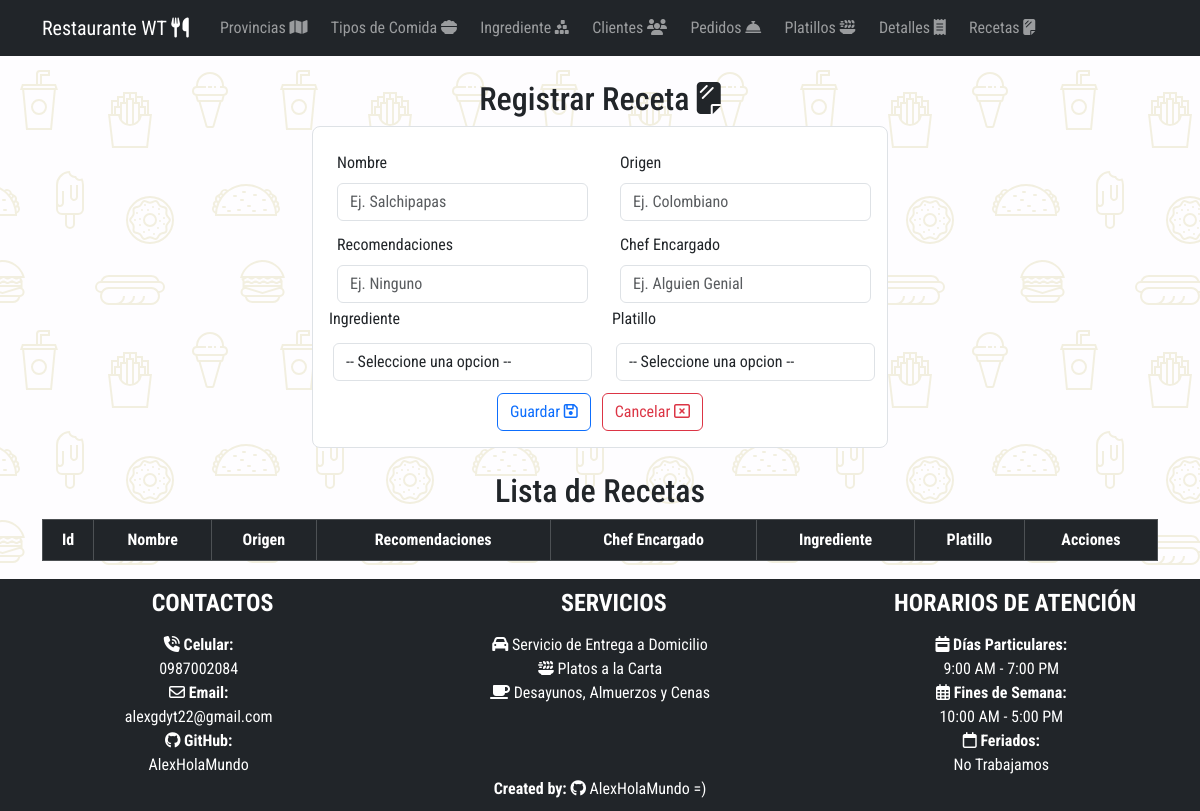
The app's page /listaReceta/, older data.
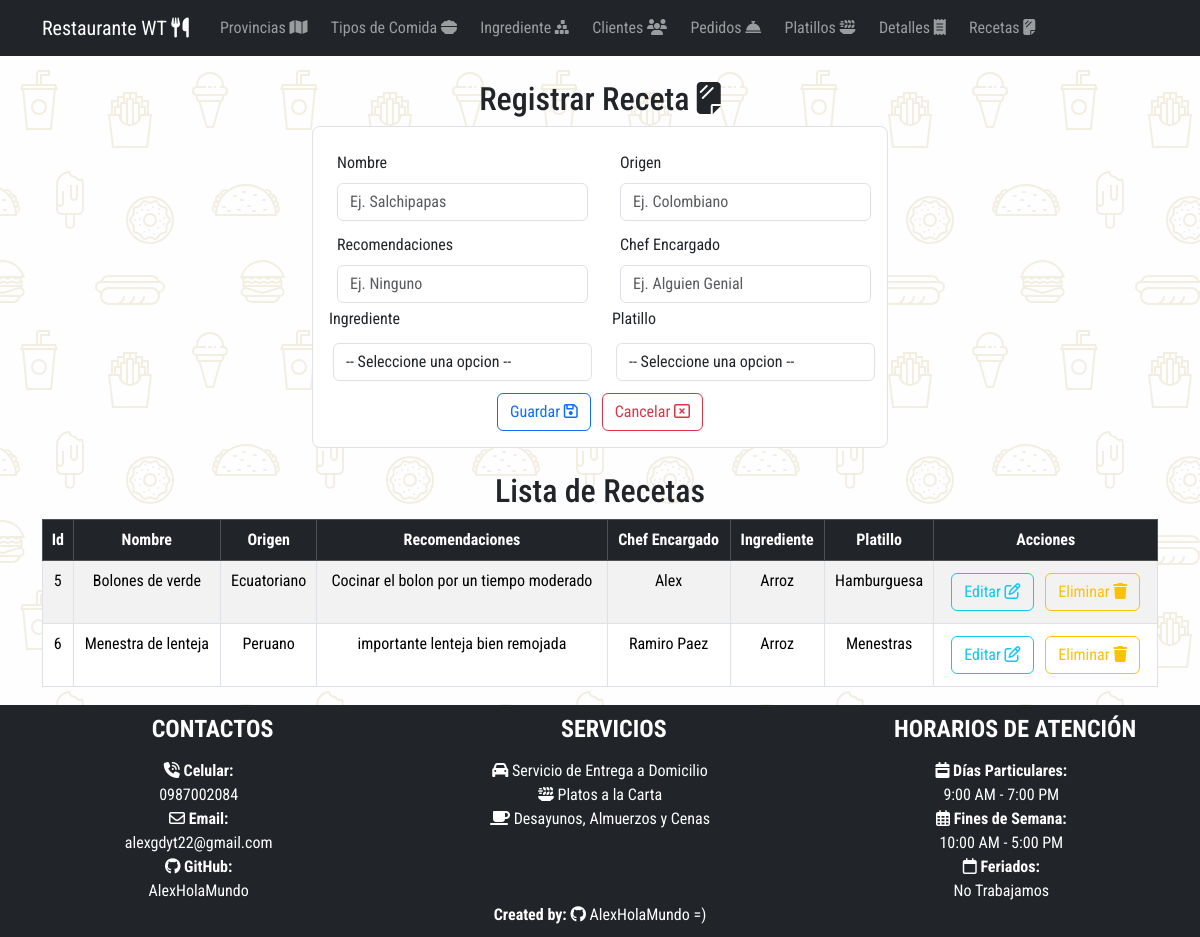
The same page, newer data.
### Aplicaciones/RestauranteWT/models.py (models this page shows, shortened)
class Receta (models.Model):
    idReceta_wt = models.AutoField(primary_key=True)
    nombre_wt = models.CharField(max_length=30)
    origen_wt = models.CharField(max_length=30)
    recomendaciones_wt = models.CharField(max_length=50)
    chefEncargado_wt = models.CharField(max_length=30)
    ingrediente_wt = models.ForeignKey(Ingrediente, null=True, blank=True, on_delete=models.CASCADE)
    platillo_wt = models.ForeignKey(Platillo, null=True, blank=True, on_delete=models.CASCADE)

class Ingrediente(models.Model):
    idIngrediente_wt = models.AutoField(primary_key=True)
    nombre_wt = models.CharField(max_length=200)
    tipo_wt = models.CharField(max_length=20)
    proveedor_wt = models.CharField(max_length=20)
    imagen_wt = models.FileField(upload_to='ingredientes', null=True, blank=True)

class Platillo (models.Model):
    idPlatillo_wt = models.AutoField(primary_key=True)
    nombre_wt = models.CharField(max_length=200)
    descripcion_wt = models.CharField(max_length=110)
    aderezos_wt = models.CharField(max_length=50)
    imagen_wt = models.FileField(upload_to='platillos', null=True, blank=True)
    tipo_wt = models.ForeignKey(Tipo , null=True, blank=True, on_delete=models.CASCADE)

### Aplicaciones/RestauranteWT/views.py (the view)
# urls.py: path('listaReceta/', views.listaReceta),
def listaReceta(request):
    recetaBdd=Receta.objects.all()
    platilloBdd=Platillo.objects.all()
    ingredienteBdd=Ingrediente.objects.all()
    return render(request, 'listaReceta.html', {'recetas':recetaBdd , 'platillos':platilloBdd, 'ingredientes':ingredienteBdd})

### Aplicaciones/RestauranteWT/templates/listaReceta.html (shortened to what the changed rows need)
{% extends "plantilla.html" %} {% block contenido %} {%load static %}
<div class="container w-50 mt-4 mb-4">
  <h2 class="text-center">
    Registrar Receta <i class="fa-solid fa-sheet-plastic"></i>
  </h2>
</div>
<center class="mt-4 mb-4">
  <div class="container table-responsive">
    <h2 class="text-center">Lista de Recetas</h2>
    <table class="table table-striped table-bordered table-hover" id="tbReceta">
      <thead>
        <tr class="table-dark">
          <th class="text-center" scope="col">Id</th>
          <th class="text-center" scope="col">Nombre</th>
          <th class="text-center" scope="col">Origen</th>
          <th class="text-center" scope="col">Recomendaciones</th>
          <th class="text-center" scope="col">Chef Encargado</th>
          <th class="text-center" scope="col">Ingrediente</th>
          <th class="text-center" scope="col">Platillo</th>
          <th class="text-center" scope="col">Acciones</th>
        </tr>
      </thead>
      <tbody>
        {% for receta in recetas %}
        <tr>
          <td class="text-center">{{receta.idReceta_wt}}</td>
          <td class="text-center">{{receta.nombre_wt}}</td>
          <td class="text-center">{{receta.origen_wt}}</td>
          <td class="text-center">{{receta.recomendaciones_wt}}</td>
          <td class="text-center">{{receta.chefEncargado_wt}}</td>
          <td class="text-center">{{receta.ingrediente_wt.nombre_wt}}</td>
          <td class="text-center">{{receta.platillo_wt.nombre_wt}}</td>
          <td class="text-center">
            <a
              href="/editarReceta/{{receta.idReceta_wt}}"
              class="btn btn-outline-info m-1"
              >Editar <i class="fa-regular fa-pen-to-square"></i
            ></a>
            <a
              href="javascript:void(0);"
              type="button"
              class="btn btn-outline-warning m-1"
              onclick="eliminarReceta('/eliminarReceta/{{receta.idReceta_wt}}')"
              >Eliminar <i class="fa-solid fa-trash"></i
            ></a>
          </td>
        </tr>
        {% endfor %}
      </tbody>
    </table>
  </div>
</center>
{% endblock contenido %}

Row changes from the older to the newer data that the page shows:
added Receta: idReceta_wt "5", nombre_wt "Bolones de verde", origen_wt "Ecuatoriano", recomendaciones_wt "Cocinar el bolon por un tiempo moderado", chefEncargado_wt "Alex", ingrediente_wt.nombre_wt "Arroz", platillo_wt.nombre_wt "Hamburguesa"
added Receta: idReceta_wt "6", nombre_wt "Menestra de lenteja", origen_wt "Peruano", recomendaciones_wt "importante lenteja bien remojada", chefEncargado_wt "Ramiro Paez", ingrediente_wt.nombre_wt "Arroz", platillo_wt.nombre_wt "Menestras"
